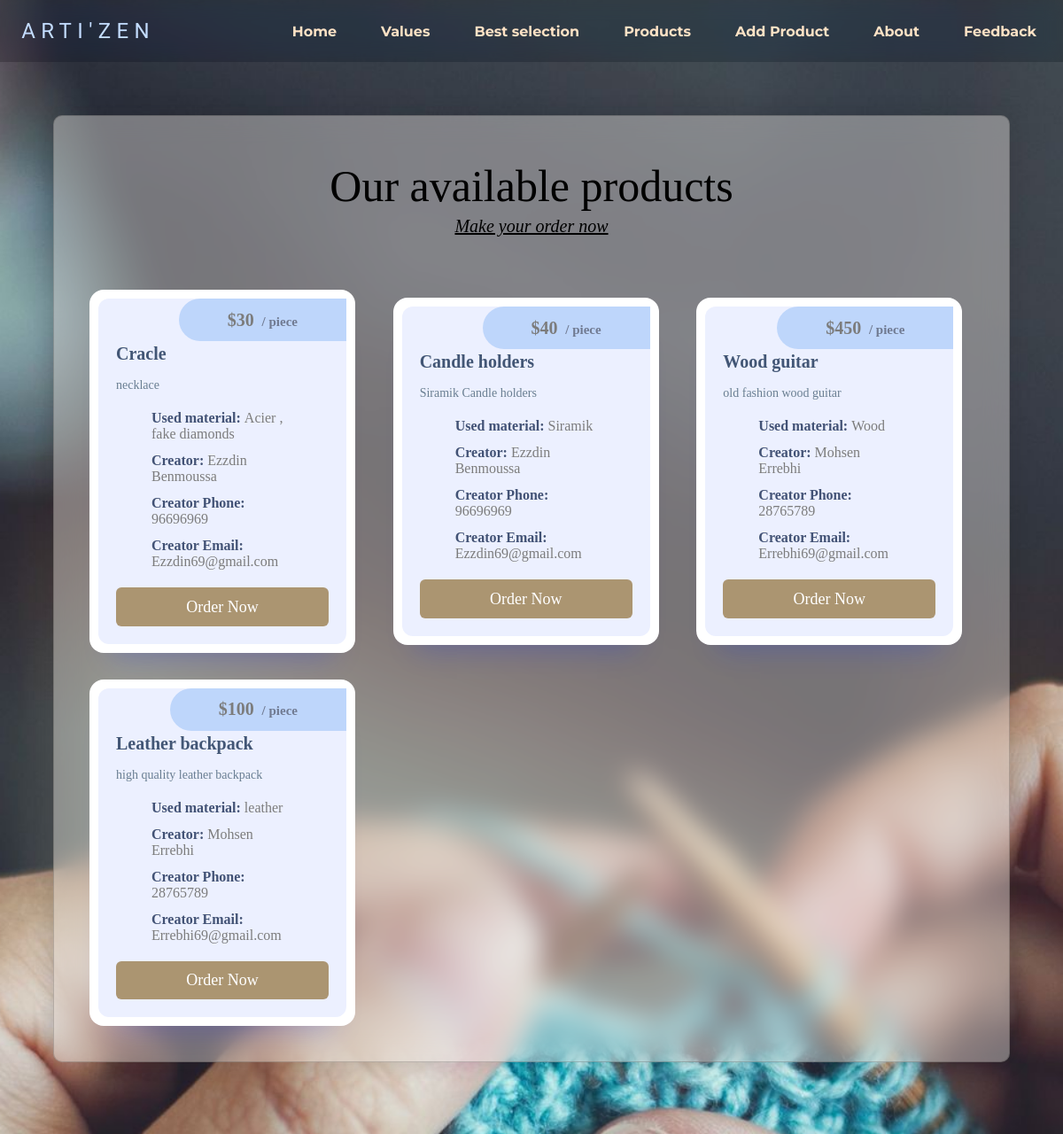
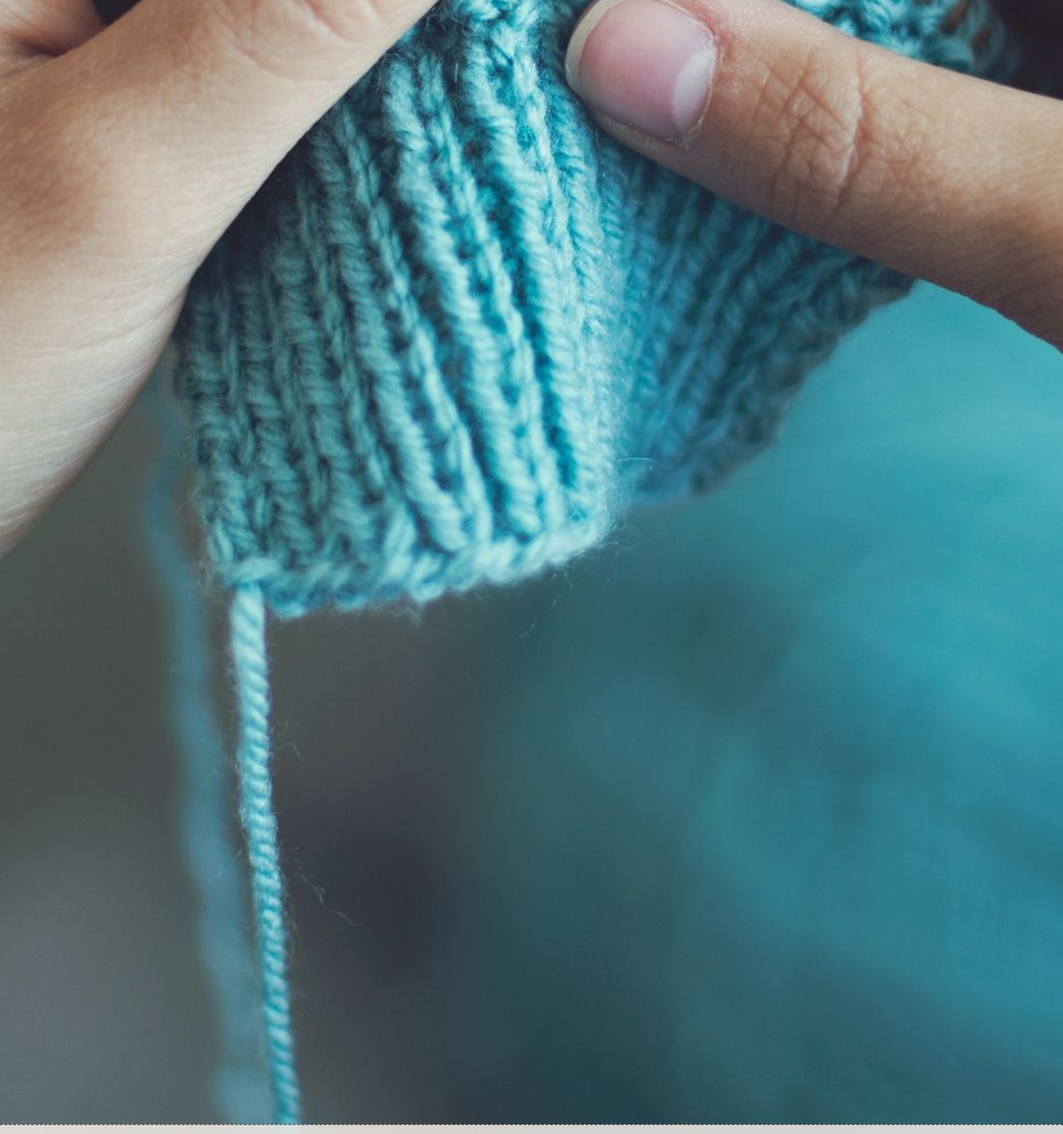
Screenshot of /frontend/pages/products/products.php with the database file from the repository (2 pictures, top to bottom).
### tables this page shows
CREATE TABLE `products` (
  `id_prod` int(11) NOT NULL,
  `name_prod` varchar(255) NOT NULL,
  `name_creator` varchar(255) NOT NULL,
  `tel_creator` int(11) NOT NULL,
  `mail_creator` varchar(255) NOT NULL,
  `material_prod` varchar(255) NOT NULL,
  `price_prod` int(11) NOT NULL,
  `description_prod` varchar(255) NOT NULL
);

### backend/forms/fetch_products.php (called while the page is built)
<?php
	$conn = mysqli_connect('localhost', 'root', '', 'artizen');
	if(!$conn){
        header('../../frontend/pages/error page/index.php?id=1');
	}else{
        $sql_get_all_products="SELECT * FROM products";
        $result_get_all_products=mysqli_query($conn,$sql_get_all_products);
        $all_products=mysqli_fetch_all($result_get_all_products, MYSQLI_ASSOC);
    }
?>

### frontend/pages/products/products.php (the view, shortened to what this page needs)
<?php
include('../../../backend/forms/fetch_products.php');
?>
<!DOCTYPE html>
<html lang="en">
<head>
    <link rel="stylesheet" href="./products.css">
</head>
<body>
    <nav class="navbar glass" style="height: 70px;">
        <h1 class="logo">ARTI'ZEN</h1></a></span>
        <ul class="nav-links">
            <li><a href="../landing page/index.html" class="cir_border">Home</a></li>
            <li><a href="../landing page/index.html" class="cir_border">Values</a></li>
            <li><a href="../landing page/index.html" class="cir_border">Best selection</a></li>
            <li><a href="../products/products.php" class="cir_border">Products</a></li>
            <li><a href="../landing page/index.html" class="cir_border">Add Product</a></li>
            <li><a href="../landing page/index.html" class="cir_border">About</a></li>
            <li><a href="../landing page/index.html" class="cir_border">Feedback</a></li>
        </ul>
    </nav>
    <section>
        <header>
            <h1>Our available products</h1>
            <p>Make your order now</p>
        </header>
        <div id="products">
            <?php foreach($all_products as $product):?>
                <div class="plan">
		<div class="inner">
			<span class="pricing">
				<span>
					$<?php echo $product['price_prod'] ?> <small>/ piece</small>
				</span>
			</span>
			<p class="title"><?php echo $product['name_prod'] ?></p>
			<p class="info"><?php echo $product['description_prod'] ?></p>
			<ul class="features">
                <li>
					<span><strong>Used material: </strong> <?php echo $product['material_prod'] ?></span>
				</li>
				<li>
					<span><strong>Creator:</strong> <?php echo $product['name_creator'] ?></span>
				</li>
				<li>
					<span><strong>Creator Phone: </strong> <?php echo $product['tel_creator'] ?></span>
				</li>
				<li>
					<span><strong>Creator Email: </strong> <?php echo $product['mail_creator'] ?></span>
				</li>
			</ul>
			<div class="action">
			<a class="button" href="../order page/orderPage.php?id=<?php echo $product['id_prod'] ?>">
				Order Now
			</a>
			</div>
		</div>
	</div>
            <?php endforeach;?>
        </div>
    </section>
    <footer>
      </footer>
</body>
</html>

### frontend/pages/products/products.css (style rules this page uses)
:root { box-sizing: border-box; scroll-behavior: smooth; --ff-parisienne: "Parisienne", cursive; --ff-montserrat: "Montserrat", sans-serif; --ff-lora: "Lora", serif; --ff-roboto: "Roboto", sans-serif; --ff-rubik-dirt: "Rubik Dirt", cursive; --fs-paragraphs: calc(0.8rem + 0.35vw); --fs-links-btns: calc(0.65rem + 0.5vw); }
*, *::before, *::after { margin: 0; padding: 0; box-sizing: inherit; }
a { text-decoration: none; }
ul { list-style: none; }
span { color: #7c7c7c; padding: 0px 40px; }
body, html { overflow-x: hidden; box-sizing: border-box; background-color: #7c7c7c; background-repeat: no-repeat; background-size: cover; }
body { display: flex; flex-direction: column; }
body { margin: 0; background: url(../../assets/order\ page\ background.jpg) center center / cover no-repeat; ; height: 100vh; }
.navbar { position: fixed; top: 0; left: 0; background: rgba(0, 0, 0, 0.2); backdrop-filter: saturate(180%) blur(10px); display: flex; width: 100%; justify-content: space-between; align-items: center; padding: 12px 5px; z-index: 10; color: whitesmoke; }
.logo { font-family: var(--ff-rubik-dirt); font-size: 1.5rem; text-transform: uppercase; letter-spacing: 0.4rem; padding: 0 1.2rem; font-weight: 300; color: #c4ddff; }
.nav-links { display: flex; align-items: center; }
.nav-links li { font-family: var(--ff-montserrat); margin: 0px 15px; }
.nav-links li a { color: #fee2c5; cursor: pointer; }
.cir_border { padding: 6px 20px; font-weight: bold; border: 2px hidden #c4ddff; border-radius: 20px; margin: 0px -10px; }
section { position: relative; top: 130px; left: 0; width: 90vw; background-color: burlywood; margin: auto; margin-top: 0; display: flex; background: rgba(242, 237, 232, 0.4); backdrop-filter: blur(15px); border-radius: 10px; box-shadow: rgba(24, 24, 24, 0.15) 0px 0px 24px; border: 1px solid rgba(24, 24, 24, 0.2); padding: 40px; padding-top: 0; box-sizing: border-box; flex-direction: column; align-items: center; justify-content: space-evenly; }
header { margin-top: 5%; margin-bottom: 6%; display:flex; flex-direction: column; justify-content: space-evenly; align-items: center; }
header > h1 { font-size: 50px; margin-bottom: 1%; font-weight: 400; }
header > p { font-size: 20px; font-style: italic; text-decoration: underline; }
#products { width: 100%; display: grid; grid-template-columns: repeat(3,1fr); gap: 30px; align-items: center; justify-content: center; }
.plan { border-radius: 16px; box-shadow: 0 30px 30px -25px rgba(0, 38, 255, 0.205); padding: 10px; background-color: #fff; color: #697e91; max-width: 300px; }
.plan strong { font-weight: 600; color: #425275; }
.plan .inner { align-items: center; padding: 20px; padding-top: 40px; background-color: #ecf0ff; border-radius: 12px; position: relative; }
.plan .pricing { position: absolute; top: 0; right: 0; background-color: #bed6fb; border-radius: 99em 0 0 99em; display: flex; align-items: center; padding: 0.625em 0.75em; font-size: 1.25rem; font-weight: 600; color: #425475; }
.plan .pricing small { color: #707a91; font-size: 0.75em; margin-left: 0.25em; }
.plan .title { margin-top:10px; font-weight: 600; font-size: 1.25rem; color: #425675; }
.plan .title + * { margin-top: 0.75rem; }
.plan .info + * { margin-top: 1rem; }
.plan .features { display: flex; flex-direction: column; }
.plan .features li { display: flex; align-items: center; gap: 0.5rem; }
.plan .features li + * { margin-top: 0.75rem; }
.plan .features + * { margin-top: 1.25rem; }
.plan .action { width: 100%; display: flex; align-items: center; justify-content: end; }
.plan .button { background-color: rgba(160, 133, 89,0.85); border-radius: 6px; color: #fff; font-weight: 500; font-size: 1.125rem; text-align: center; border: 0; outline: 0; width: 100%; padding: 0.625em 0.75em; text-decoration: none; }
footer { border-top: 1px dashed; background-color: rgb(242, 237, 232); opacity: 0.85; color: rgb(87, 80, 80); padding: 30px; font-family: var(--ff-montserrat); margin-top: auto; position: relative; bottom: -200px; }
p { font-size: 14px; line-height: 24px; margin: 0; }

### rows the page displays
products: price_prod "30", name_prod "Cracle", description_prod "necklace", material_prod "Acier , fake diamonds", name_creator "Ezzdin Benmoussa", tel_creator "96696969", mail_creator "Ezzdin69@gmail.com"
products: price_prod "40", name_prod "Candle holders", description_prod "Siramik Candle holders", material_prod "Siramik", name_creator "Ezzdin Benmoussa", tel_creator "96696969", mail_creator "Ezzdin69@gmail.com"
products: price_prod "450", name_prod "Wood guitar", description_prod "old fashion wood guitar", material_prod "Wood", name_creator "Mohsen Errebhi", tel_creator "28765789", mail_creator "Errebhi69@gmail.com"
products: price_prod "100", name_prod "Leather backpack", description_prod "high quality leather backpack", material_prod "leather", name_creator "Mohsen Errebhi", tel_creator "28765789", mail_creator "Errebhi69@gmail.com"
